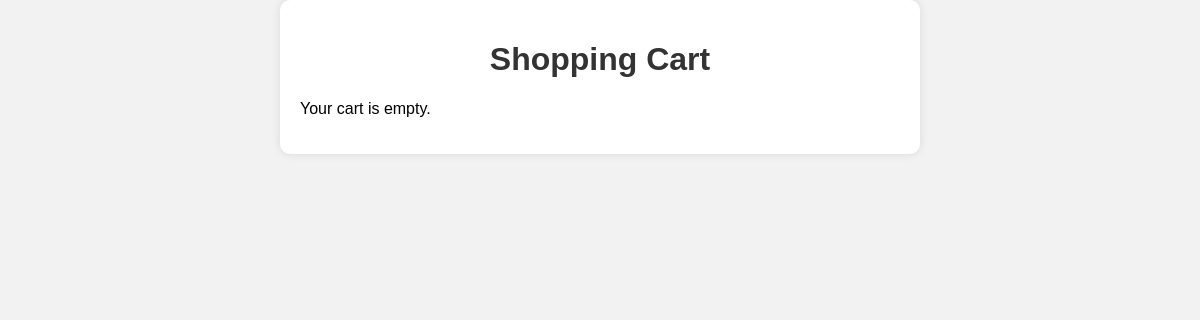
/cart/ (signed in), run on an earlier commit of the app's database.
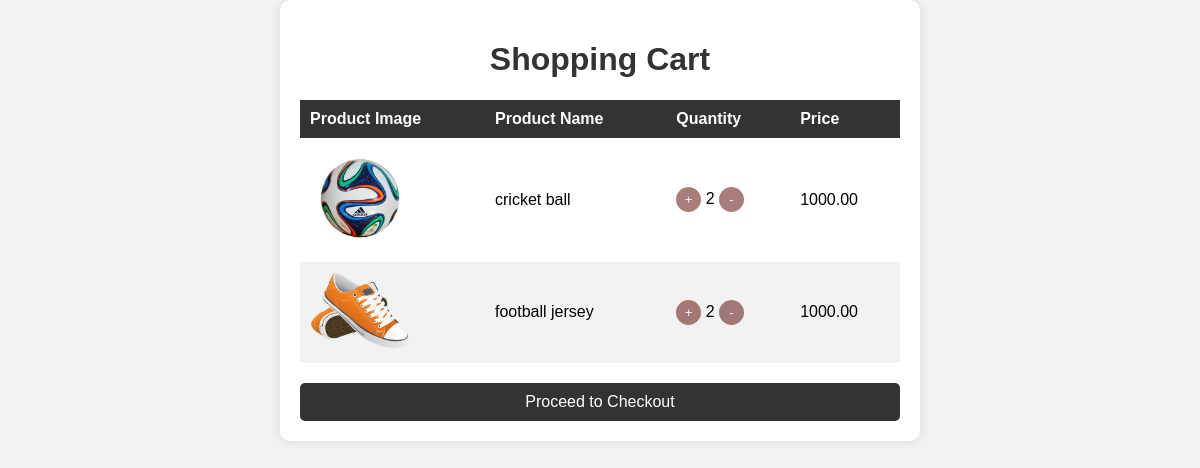
And on a later commit of the database.
### minisport/models.py (models this page shows, shortened)
class CartItem(models.Model):
    cart = models.ForeignKey(Cart, on_delete=models.CASCADE)
    product = models.ForeignKey('Product', on_delete=models.CASCADE)
    quantity = models.PositiveIntegerField(default=1)

class Product(models.Model):
    CATEGORY_CHOICES = [
        ('cricket', 'Cricket'),
        ('football', 'Football'),
        ('tennis', 'Tennis'),
        ('others', 'Others')
    ]
    category = models.CharField(max_length=20, choices=CATEGORY_CHOICES, default='cricket')
    name = models.CharField(max_length=255, null=True)
    size = models.CharField(max_length=50, null=True)
    price = models.DecimalField(max_digits=10, decimal_places=2, null=True)
    image = models.ImageField(upload_to='product_images/', blank=True)
    approved = models.BooleanField(default=False)
    description = models.TextField(null=True, blank=True)
    date_added = models.DateField(auto_now_add=True)
    product_count = models.IntegerField(default=0, editable=False)

### minisport/views.py (the view)
# urls.py: path('cart/', views.view_cart, name='cart'),
def view_cart(request):
    if request.user.is_authenticated:
        user_cart, created = Cart.objects.get_or_create(user=request.user)
        cart_items = CartItem.objects.filter(cart=user_cart)
    else:
        cart_items = []
    return render(request, 'cart.html', {'cart_items': cart_items})

### minisport/templates/cart.html (shortened to what this page needs)
<!DOCTYPE html>
<html lang="en">
<head>
</head>
<body>
    <div class="cart-container">
        <h1>Shopping Cart</h1>
        {% if cart_items %}
        <table>
            <thead>
                <tr>
                    <th>Product Image</th>
                    <th>Product Name</th>
                    <th>Quantity</th>
                    <th>Price</th>
                </tr>
            </thead>
            <tbody>
                {% for item in cart_items %}
                <tr>
                    <td><img src="{{ item.product.image.url }}" alt="{{ item.product.name }}" width="100"></td>
                    <td>{{ item.product.name }}</td>
                    <td>
                        <button type="button" class="add-button" onclick="increaseQuantity({{ item.id }})" id="add_del_btn">+</button>
                        <span id="quantity-{{ item.id }}">{{ item.quantity }}</span>
                        <button type="button" class="subtract-button" onclick="decreaseQuantity({{ item.id }})" id="add_del_btn">-</button>
                    </td>
                    <td>{{ item.product.price}}</td>
                </tr>
                {% endfor %}
            </tbody>
        </table>
        <a href="{% url 'paymentform' %}" class="cart-btn">Proceed to Checkout</a>
        {% else %}
        <p>Your cart is empty.</p>
        {% endif %}
    </div>
</body>
</html>

What changed in the data, as far as the page shows it:
added CartItem: product.image (picture), product.name "cricket ball", quantity "2", product.price "1000.00"
added CartItem: product.image (picture), product.name "football jersey", quantity "2", product.price "1000.00"
Also different on the page:
text no longer shown: "Your cart is empty."
text now shown: "Product Image Product Name Quantity Price Proceed to Checkout"
